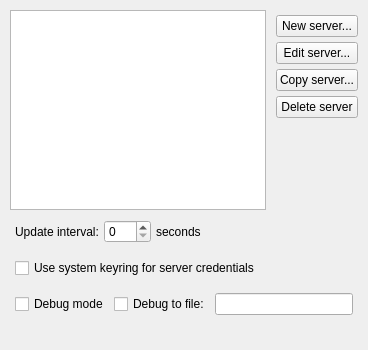
     <widget class="QWidget" name="tab_servers">
      <property name="sizePolicy">
       <sizepolicy hsizetype="Minimum" vsizetype="Minimum">
        <horstretch>0</horstretch>
        <verstretch>0</verstretch>
       </sizepolicy>
      </property>
      <attribute name="title">
       <string>Servers</string>
      </attribute>
      <layout class="QGridLayout" name="gridLayout">
       <property name="leftMargin">
        <number>10</number>
       </property>
       <property name="topMargin">
        <number>10</number>
       </property>
       <property name="rightMargin">
        <number>10</number>
       </property>
       <property name="bottomMargin">
        <number>10</number>
       </property>
       <property name="spacing">
        <number>5</number>
       </property>
       <item row="3" column="1" colspan="3">
        <layout class="QHBoxLayout" name="horizontalLayout_2">
         <property name="spacing">
          <number>5</number>
         </property>
         <property name="leftMargin">
          <number>5</number>
         </property>
         <property name="topMargin">
          <number>5</number>
         </property>
         <property name="rightMargin">
          <number>5</number>
         </property>
         <property name="bottomMargin">
          <number>0</number>
         </property>
         <item>
          <widget class="QCheckBox" name="input_checkbox_debug_mode">
           <property name="text">
            <string>Debug mode</string>
           </property>
          </widget>
         </item>
         <item>
          <widget class="QCheckBox" name="input_checkbox_debug_to_file">
           <property name="enabled">
            <bool>true</bool>
           </property>
           <property name="text">
            <string>Debug to file:</string>
           </property>
          </widget>
         </item>
         <item>
          <widget class="QLineEdit" name="input_lineedit_debug_file"/>
         </item>
        </layout>
       </item>
       <item row="0" column="3">
        <layout class="QVBoxLayout" name="verticalLayout_2">
         <property name="spacing">
          <number>5</number>
         </property>
         <property name="leftMargin">
          <number>0</number>
         </property>
         <property name="topMargin">
          <number>5</number>
         </property>
         <property name="rightMargin">
          <number>0</number>
         </property>
         <property name="bottomMargin">
          <number>5</number>
         </property>
         <item>
          <widget class="QPushButton" name="button_new_server">
           <property name="text">
            <string>New server...</string>
           </property>
          </widget>
         </item>
         <item>
          <widget class="QPushButton" name="button_edit_server">
           <property name="text">
            <string>Edit server...</string>
           </property>
          </widget>
         </item>
         <item>
          <widget class="QPushButton" name="button_copy_server">
           <property name="text">
            <string>Copy server...</string>
           </property>
          </widget>
         </item>
         <item>
          <widget class="QPushButton" name="button_delete_server">
           <property name="text">
            <string>Delete server</string>
           </property>
          </widget>
         </item>
         <item>
          <spacer name="verticalSpacer_7">
           <property name="orientation">
            <enum>Qt::Vertical</enum>
           </property>
           <property name="sizeHint" stdset="0">
            <size>
             <width>20</width>
             <height>40</height>
            </size>
           </property>
          </spacer>
         </item>
        </layout>
       </item>
       <item row="2" column="1" colspan="3">
        <layout class="QHBoxLayout" name="horizontalLayout_3">
         <property name="spacing">
          <number>5</number>
         </property>
         <property name="leftMargin">
          <number>5</number>
         </property>
         <property name="topMargin">
          <number>5</number>
         </property>
         <property name="rightMargin">
          <number>5</number>
         </property>
         <property name="bottomMargin">
          <number>5</number>
         </property>
         <item>
          <widget class="QCheckBox" name="input_checkbox_use_system_keyring">
           <property name="text">
            <string>Use system keyring for server credentials</string>
           </property>
          </widget>
         </item>
        </layout>
       </item>
       <item row="1" column="1" colspan="3">
        <layout class="QHBoxLayout" name="horizontalLayout">
         <property name="spacing">
          <number>5</number>
         </property>
         <property name="leftMargin">
          <number>5</number>
         </property>
         <property name="topMargin">
          <number>5</number>
         </property>
         <property name="rightMargin">
          <number>5</number>
         </property>
         <property name="bottomMargin">
          <number>5</number>
         </property>
         <item>
          <widget class="QLabel" name="label_update_interval_seconds">
           <property name="text">
            <string>Update interval:</string>
           </property>
          </widget>
         </item>
         <item>
          <widget class="QSpinBox" name="input_spinbox_update_interval_seconds">
           <property name="maximum">
            <number>999</number>
           </property>
          </widget>
         </item>
         <item>
          <widget class="QLabel" name="label_interval_seconds">
           <property name="text">
            <string>seconds</string>
           </property>
          </widget>
         </item>
         <item>
          <spacer name="horizontalSpacer">
           <property name="orientation">
            <enum>Qt::Horizontal</enum>
           </property>
           <property name="sizeHint" stdset="0">
            <size>
             <width>40</width>
             <height>20</height>
            </size>
           </property>
          </spacer>
         </item>
        </layout>
       </item>
       <item row="4" column="1" colspan="3">
        <layout class="QHBoxLayout" name="horizontalLayout_4">
         <property name="spacing">
          <number>5</number>
         </property>
         <property name="leftMargin">
          <number>5</number>
         </property>
         <property name="topMargin">
          <number>5</number>
         </property>
         <property name="rightMargin">
          <number>5</number>
         </property>
         <property name="bottomMargin">
          <number>0</number>
         </property>
       
         <item>
          <spacer name="horizontalSpacer_3">
           <property name="orientation">
            <enum>Qt::Horizontal</enum>
           </property>
           <property name="sizeHint" stdset="0">
            <size>
             <width>40</width>
             <height>20</height>
            </size>
           </property>
          </spacer>
         </item>
     
        </layout>
       </item>
       <item row="0" column="1">
        <widget class="QListWidget" name="list_servers">
         <property name="minimumSize">
          <size>
           <width>0</width>
           <height>200</height>
          </size>
         </property>
         <property name="maximumSize">
          <size>
           <width>16777215</width>
           <height>16777215</height>
          </size>
         </property>
         <property name="resizeMode">
          <enum>QListView::Adjust</enum>
         </property>
        </widget>
       </item>
       <item row="5" column="1">
        <spacer name="verticalSpacer">
         <property name="orientation">
          <enum>Qt::Vertical</enum>
         </property>
         <property name="sizeHint" stdset="0">
          <size>
           <width>0</width>
           <height>0</height>
          </size>
         </property>
        </spacer>
       </item>
      </layout>
     </widget>
